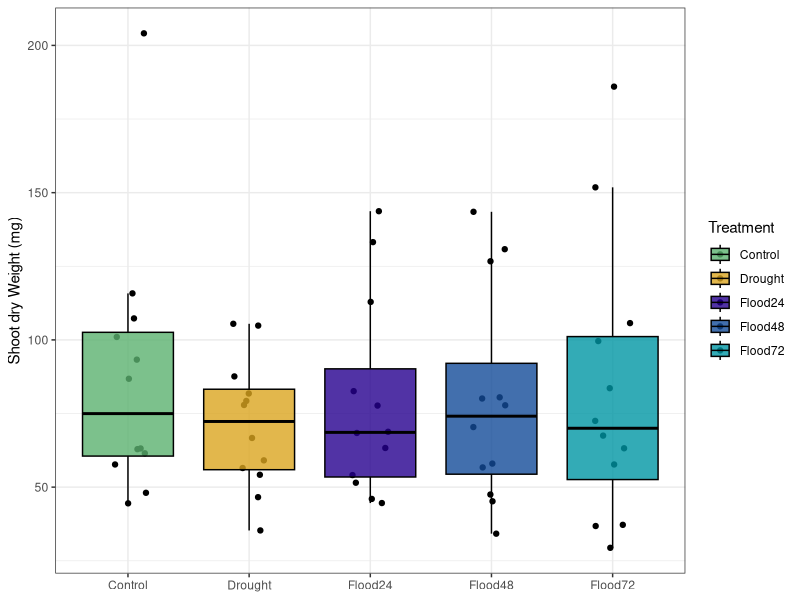
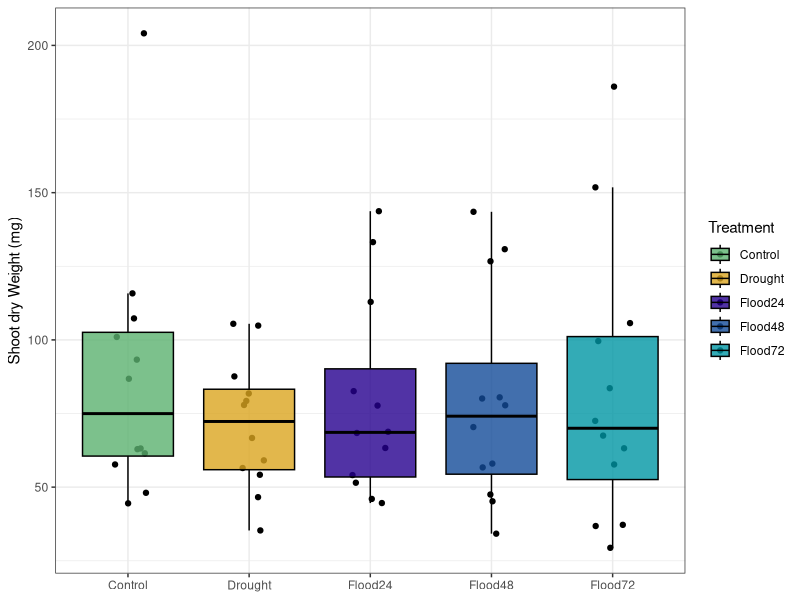
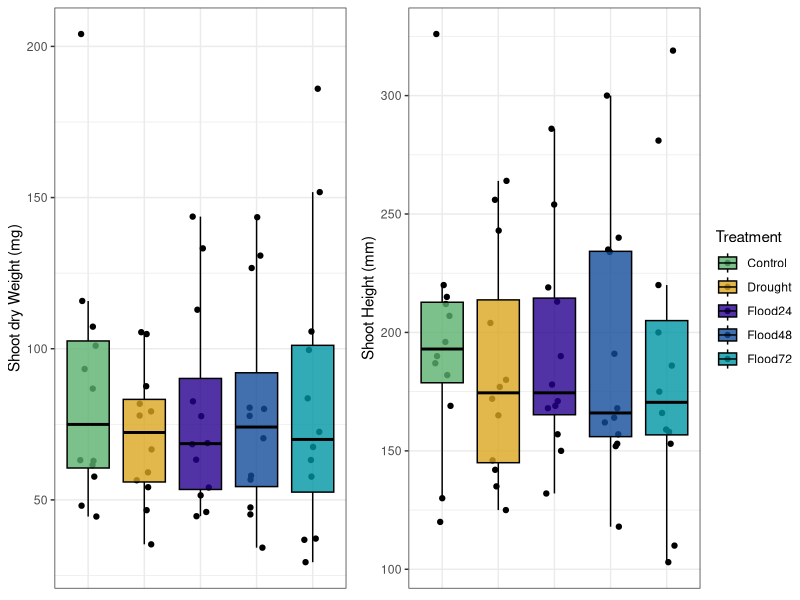
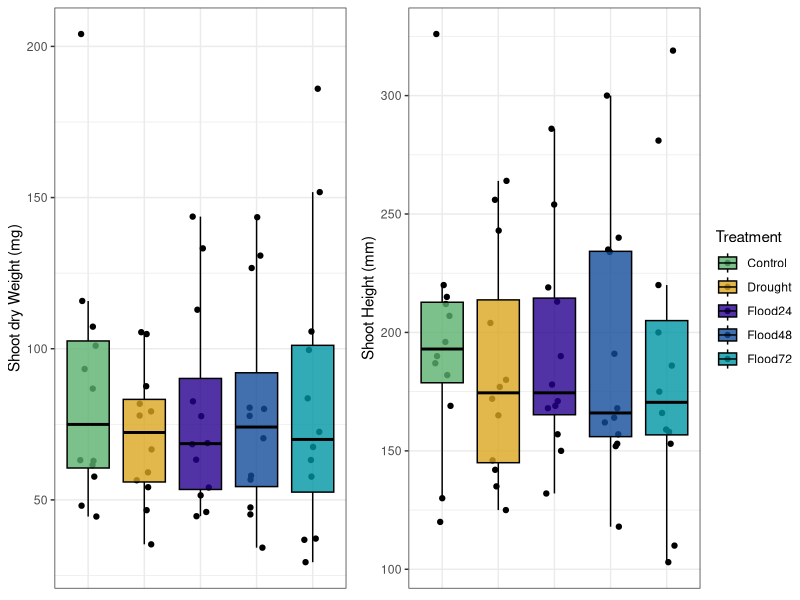

Reproduce these figures in R, in order.
### Tripsacum greenhouse experiment
### Phenotypic analysis
### Code by Joel Swift 04-2024

library(tidyverse)
library(ggpubr)
library(lme4)
library(lmerTest)
library(emmeans)

# Theme set and Color Palettes
theme_set(theme_bw())
treatment_palette <- c("Flood24" = "#26008E",
                       "Flood48" = "#134B99",
                       "Flood72" = "#0096A4",
                       "Control" = "#5CB270",
                       "Drought" = "#DAA520")

# Function from the R cookbook
# From: http://www.cookbook-r.com/Manipulating_data/Summarizing_data/
## Summarizes data.
## Gives count, mean, standard deviation, standard error of the mean, and confidence interval (default 95%).
##   data: a data frame.
##   measurevar: the name of a column that contains the variable to be summariezed
##   groupvars: a vector containing names of columns that contain grouping variables
##   na.rm: a boolean that indicates whether to ignore NA's
##   conf.interval: the percent range of the confidence interval (default is 95%)
summarySE <- function(data=NULL, measurevar, groupvars=NULL, na.rm=FALSE,
                      conf.interval=.95, .drop=TRUE) {
  library(plyr)
  # New version of length which can handle NA's: if na.rm==T, don't count them
  length2 <- function (x, na.rm=FALSE) {
    if (na.rm) sum(!is.na(x))
    else       length(x)
  }
  # This does the summary. For each group's data frame, return a vector with
  # N, mean, and sd
  datac <- ddply(data, groupvars, .drop=.drop,
                 .fun = function(xx, col) {
                   c(N    = length2(xx[[col]], na.rm=na.rm),
                     mean = mean   (xx[[col]], na.rm=na.rm),
                     sd   = sd     (xx[[col]], na.rm=na.rm)
                   )
                 },
                 measurevar
  )
  # Rename the "mean" column
  datac <- rename(datac, c("mean" = measurevar))
  datac$se <- datac$sd / sqrt(datac$N)  # Calculate standard error of the mean
  # Confidence interval multiplier for standard error
  # Calculate t-statistic for confidence interval:
  # e.g., if conf.interval is .95, use .975 (above/below), and use df=N-1
  ciMult <- qt(conf.interval/2 + .5, datac$N-1)
  datac$ci <- datac$se * ciMult
  return(datac)
}

#### 1) load data ####
Trip_df_full <- readxl::read_xlsx("Tripsacum_greenhouse_metadata.xlsx")
summary(Trip_df_full)
# Remove plants that were not assigned to a treatment group
Trip_df_full <- Trip_df_full[Trip_df_full$treatment != "NA", ]
summary(Trip_df_full)

#### 2) Height plot ####
Trip_df_full
# Gather data in long dataframe and reorder
long_df_ht <- gather(Trip_df_full, key = "day", value = "Height", 4:10, -treatment, -germination_cohort)
long_df_ht$day <- factor(long_df_ht$day, c("height_DAP24_mm", "height_DAP28_mm", "height_DAP30_mm",
                                           "height_DAP32_mm", "height_DAP34_mm", "height_DAP36_mm",
                                           "final_height_mm"))
# Plot
height_plot <- ggplot(long_df_ht, aes(x = day, y = Height, fill = treatment)) +
  geom_point(position = position_jitterdodge(jitter.width = 0.05)) +
  geom_boxplot(alpha = 0.8, outlier.colour = NA, color = "black") +
  scale_fill_manual(name = "Treatment", values = treatment_palette) +
  ylab("Shoot Height (mm)") +
  scale_x_discrete(labels=c("DAP24","DAP28","DAP30", "DAP32", "DAP34", "DAP36", "Final")) +
  theme(axis.title.x=element_blank(),
        legend.position = 'right')
#save
#ggsave("../figures/Shoot_height_by_treatment_timeline.svg", height_plot, height = 6, width = 8)
#ggsave("../figures/Shoot_height_by_treatment_timeline.png", height_plot, height = 6, width = 8)

#### 3) Dry weight Plot ####
weight_plot <- ggplot(Trip_df_full, aes(x = treatment, y = shoot_dry_weight_mg, fill = treatment)) +
  geom_point(position = position_jitterdodge(jitter.width = 0.3)) +
  geom_boxplot(alpha = 0.8, outlier.colour = NA, color = "black") +
  scale_fill_manual(name = "Treatment", values = treatment_palette) +
  ylab("Shoot dry Weight (mg)") + theme(axis.title.x=element_blank(), legend.position = 'right')
# Save
ggsave("../figures/Shoot_fresh_weight_by_treatment.svg", weight_plot, height = 85, width = 85, units = "mm")
ggsave("../figures/Shoot_fresh_weight_by_treatment.png", weight_plot, height = 85, width = 85, units = "mm")

#### 4) Combo plot final height and weight ####
weight_plot <- ggplot(Trip_df_full, aes(x = treatment, y = shoot_dry_weight_mg, fill = treatment)) +
  geom_point(position = position_jitterdodge(jitter.width = 0.3)) +
  geom_boxplot(alpha = 0.8, outlier.colour = NA, color = "black") +
  scale_fill_manual(name = "Treatment", values = treatment_palette) +
  ylab("Shoot dry Weight (mg)") +
  theme(axis.title.x=element_blank(),
        axis.text.x = element_blank(),
        axis.ticks.x = element_blank())

final_height_plot <- ggplot(Trip_df_full, aes(x = treatment, y = final_height_mm, fill = treatment)) +
  geom_point(position = position_jitterdodge(jitter.width = 0.3)) +
  geom_boxplot(alpha = 0.8, outlier.colour = NA, color = "black") +
  scale_fill_manual(name = "Treatment", values = treatment_palette) +
  ylab("Shoot Height (mm)") +
  theme(axis.title.x=element_blank(),
        axis.text.x = element_blank(),
        axis.ticks.x = element_blank())
# arrange
both_plots <- ggarrange(weight_plot, final_height_plot, common.legend = TRUE, legend = 'right')
# Save
ggsave("../figures/Figure1_Shoot_height_and_weight_treatment.svg", both_plots, height = 85, width = 170, units = "mm")
ggsave("../figures/Figure1_Shoot_height_and_weight_treatment.png", both_plots, height = 85, width = 170, units = "mm")

# Stats
summarySE(Trip_df_full, measurevar = "shoot_dry_weight_mg")
summarySE(Trip_df_full, measurevar = "final_height_mm")

#### 5) Linear models STATS
ht_mod <- lmer(final_height_mm ~ treatment + (1|germination_cohort), data = Trip_df_full)
anova(ht_mod)
rand(ht_mod)
mod.emm <- emmeans(ht_mod,~treatment)
contrast(mod.emm, "trt.vs.ctrl", ref = 1)

wt_mod <- lmer(shoot_dry_weight_mg ~ treatment + (1|germination_cohort), data = Trip_df_full)
anova(wt_mod)
rand(wt_mod)
mod.emm <- emmeans(wt_mod,~treatment)
contrast(mod.emm, "trt.vs.ctrl", ref = 1)
